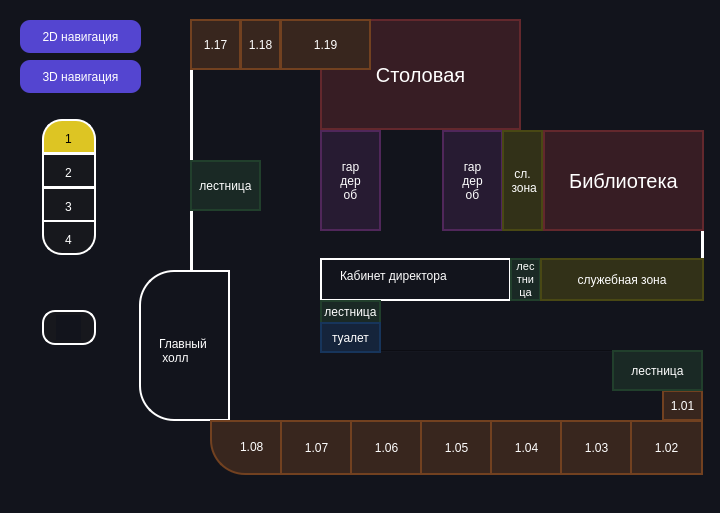
<?xml version="1.0" encoding="UTF-8"?>
<ui version="4.0">
 <class>Form</class>
 <widget class="QWidget" name="Form">
  <property name="geometry">
   <rect>
    <x>0</x>
    <y>0</y>
    <width>720</width>
    <height>513</height>
   </rect>
  </property>
  <property name="windowTitle">
   <string>Form</string>
  </property>
  <widget class="QWidget" name="widget" native="true">
   <property name="geometry">
    <rect>
     <x>0</x>
     <y>0</y>
     <width>721</width>
     <height>521</height>
    </rect>
   </property>
   <property name="styleSheet">
    <string notr="true">QWidget {
background-color: #12141C;
}</string>
   </property>
   <widget class="QPushButton" name="pushButton">
    <property name="geometry">
     <rect>
      <x>20</x>
      <y>20</y>
      <width>121</width>
      <height>33</height>
     </rect>
    </property>
    <property name="styleSheet">
     <string notr="true">QPushButton {
background-color: #5445D0;
color: white;
border-radius: 10px;
text-align: center;
}</string>
    </property>
    <property name="text">
     <string>2D навигация</string>
    </property>
   </widget>
   <widget class="QPushButton" name="pushButton_2">
    <property name="geometry">
     <rect>
      <x>20</x>
      <y>60</y>
      <width>121</width>
      <height>33</height>
     </rect>
    </property>
    <property name="styleSheet">
     <string notr="true">QPushButton {
background-color: #5445D0;
color: white;
border-radius: 10px;
text-align: center;
}</string>
    </property>
    <property name="text">
     <string>3D навигация</string>
    </property>
   </widget>
   <widget class="QWidget" name="widget_3" native="true">
    <property name="geometry">
     <rect>
      <x>42</x>
      <y>220</y>
      <width>54</width>
      <height>35</height>
     </rect>
    </property>
    <property name="styleSheet">
     <string notr="true">QWidget {
border: 2px solid white;
background-color: #17181D;
border-bottom-right-radius: 20px;
border-bottom-left-radius: 20px;
}</string>
    </property>
    <widget class="QLabel" name="label_2">
     <property name="geometry">
      <rect>
       <x>23</x>
       <y>10</y>
       <width>20</width>
       <height>19</height>
      </rect>
     </property>
     <property name="styleSheet">
      <string notr="true">QLabel {
color: white;
border: none;
}</string>
     </property>
     <property name="text">
      <string>4</string>
     </property>
    </widget>
   </widget>
   <widget class="QWidget" name="widget_5" native="true">
    <property name="geometry">
     <rect>
      <x>42</x>
      <y>187</y>
      <width>54</width>
      <height>35</height>
     </rect>
    </property>
    <property name="styleSheet">
     <string notr="true">QWidget {
border: 2px solid white;
background-color: #17181D;
}</string>
    </property>
    <widget class="QLabel" name="label_3">
     <property name="geometry">
      <rect>
       <x>23</x>
       <y>10</y>
       <width>20</width>
       <height>19</height>
      </rect>
     </property>
     <property name="styleSheet">
      <string notr="true">QLabel {
color: white;
border: none;
}</string>
     </property>
     <property name="text">
      <string>3</string>
     </property>
    </widget>
   </widget>
   <widget class="QWidget" name="widget_4" native="true">
    <property name="geometry">
     <rect>
      <x>42</x>
      <y>153</y>
      <width>54</width>
      <height>35</height>
     </rect>
    </property>
    <property name="styleSheet">
     <string notr="true">QWidget {
border: 2px solid white;
background-color: #17181D;
}</string>
    </property>
    <widget class="QLabel" name="label">
     <property name="geometry">
      <rect>
       <x>23</x>
       <y>10</y>
       <width>20</width>
       <height>19</height>
      </rect>
     </property>
     <property name="styleSheet">
      <string notr="true">QLabel {
color: white;
border: none;
}</string>
     </property>
     <property name="text">
      <string>2</string>
     </property>
    </widget>
   </widget>
   <widget class="QWidget" name="widget_6" native="true">
    <property name="geometry">
     <rect>
      <x>42</x>
      <y>119</y>
      <width>54</width>
      <height>35</height>
     </rect>
    </property>
    <property name="styleSheet">
     <string notr="true">QWidget {
border: 2px solid white;
background-color: #DDC523;
border-top-right-radius: 20px;
border-top-left-radius: 20px;
}</string>
    </property>
    <widget class="QLabel" name="label_4">
     <property name="geometry">
      <rect>
       <x>23</x>
       <y>10</y>
       <width>20</width>
       <height>19</height>
      </rect>
     </property>
     <property name="font">
      <font>
       <italic>false</italic>
       <underline>false</underline>
       <strikeout>false</strikeout>
       <kerning>true</kerning>
      </font>
     </property>
     <property name="styleSheet">
      <string notr="true">QLabel {
border: 0px solid balck;
text-align: center;
}</string>
     </property>
     <property name="text">
      <string>1</string>
     </property>
     <property name="textFormat">
      <enum>Qt::AutoText</enum>
     </property>
    </widget>
   </widget>
   <widget class="QWidget" name="widget_7" native="true">
    <property name="geometry">
     <rect>
      <x>42</x>
      <y>310</y>
      <width>54</width>
      <height>35</height>
     </rect>
    </property>
    <property name="styleSheet">
     <string notr="true">QWidget {
border: 2px solid white;
background-color: #17181D;
border-radius: 13px;
}</string>
    </property>
   </widget>
   <widget class="QLabel" name="label_5">
    <property name="geometry">
     <rect>
      <x>56</x>
      <y>315</y>
      <width>25</width>
      <height>25</height>
     </rect>
    </property>
    <property name="styleSheet">
     <string notr="true">QLabel {
border: none;
}</string>
    </property>
    <property name="text">
     <string/>
    </property>
    <property name="pixmap">
     <pixmap resource="qrc/map_style.qrc">:/photo/photo/icons8-поиск-500.png</pixmap>
    </property>
    <property name="scaledContents">
     <bool>true</bool>
    </property>
   </widget>
   <widget class="QLabel" name="label_6">
    <property name="geometry">
     <rect>
      <x>20</x>
      <y>440</y>
      <width>118</width>
      <height>50</height>
     </rect>
    </property>
    <property name="text">
     <string/>
    </property>
    <property name="pixmap">
     <pixmap resource="qrc/map_style.qrc">:/photo/photo/белый.png</pixmap>
    </property>
    <property name="scaledContents">
     <bool>true</bool>
    </property>
   </widget>
   <widget class="QWidget" name="main_holl" native="true">
    <property name="geometry">
     <rect>
      <x>139</x>
      <y>270</y>
      <width>91</width>
      <height>151</height>
     </rect>
    </property>
    <property name="styleSheet">
     <string notr="true">QWidget {
border: 2px solid white;
border-bottom-left-radius: 35px;
border-top-left-radius: 35px;
}</string>
    </property>
    <widget class="QLabel" name="label_25">
     <property name="geometry">
      <rect>
       <x>20</x>
       <y>50</y>
       <width>61</width>
       <height>61</height>
      </rect>
     </property>
     <property name="styleSheet">
      <string notr="true">color: white;
border: none;
text-align: center;
align-items: center;</string>
     </property>
     <property name="text">
      <string>Главный
 холл</string>
     </property>
    </widget>
   </widget>
   <widget class="QWidget" name="main_holl_2" native="true">
    <property name="geometry">
     <rect>
      <x>210</x>
      <y>420</y>
      <width>73</width>
      <height>55</height>
     </rect>
    </property>
    <property name="styleSheet">
     <string notr="true">QWidget {
border: 2px solid #724120;
background-color: #38261E;
color: #B0B0C6;
border-bottom-left-radius: 35px
}

QWidget:hover {
background-color: #5A361E;
border: 2px solid #37A4520;
}</string>
    </property>
    <widget class="QLabel" name="label_22">
     <property name="geometry">
      <rect>
       <x>30</x>
       <y>17</y>
       <width>31</width>
       <height>20</height>
      </rect>
     </property>
     <property name="styleSheet">
      <string notr="true">QLabel {
	color: white;
	border: none;
	background: transparent;
}</string>
     </property>
     <property name="text">
      <string>1.08</string>
     </property>
    </widget>
   </widget>
   <widget class="QWidget" name="widget_20" native="true">
    <property name="geometry">
     <rect>
      <x>320</x>
      <y>258</y>
      <width>191</width>
      <height>43</height>
     </rect>
    </property>
    <property name="styleSheet">
     <string notr="true">QWidget {
border: 2px solid white;
}
</string>
    </property>
    <widget class="QLabel" name="label_7">
     <property name="geometry">
      <rect>
       <x>20</x>
       <y>10</y>
       <width>141</width>
       <height>16</height>
      </rect>
     </property>
     <property name="styleSheet">
      <string notr="true">color: white;
border: none;</string>
     </property>
     <property name="text">
      <string>Кабинет директора</string>
     </property>
    </widget>
   </widget>
   <widget class="QWidget" name="widget_31" native="true">
    <property name="geometry">
     <rect>
      <x>190</x>
      <y>70</y>
      <width>3</width>
      <height>200</height>
     </rect>
    </property>
    <property name="styleSheet">
     <string notr="true">border: 2px solid white;</string>
    </property>
   </widget>
   <widget class="QWidget" name="widget_33" native="true">
    <property name="geometry">
     <rect>
      <x>701</x>
      <y>230</y>
      <width>3</width>
      <height>30</height>
     </rect>
    </property>
    <property name="styleSheet">
     <string notr="true">border: 2px solid white;</string>
    </property>
   </widget>
   <widget class="QPushButton" name="pushButton_3">
    <property name="geometry">
     <rect>
      <x>190</x>
      <y>19</y>
      <width>51</width>
      <height>51</height>
     </rect>
    </property>
    <property name="styleSheet">
     <string notr="true">QPushButton {
border: 2px solid #724120;
background-color: #38261E;
color: white;
}

QPushButton:hover {
background-color: #5A361E;
border: 2px solid #37A4520;
}</string>
    </property>
    <property name="text">
     <string>1.17</string>
    </property>
   </widget>
   <widget class="QPushButton" name="pushButton_4">
    <property name="geometry">
     <rect>
      <x>240</x>
      <y>19</y>
      <width>41</width>
      <height>51</height>
     </rect>
    </property>
    <property name="styleSheet">
     <string notr="true">QPushButton {
border: 2px solid #724120;
background-color: #38261E;
color: white;
}

QPushButton:hover {
background-color: #5A361E;
border: 2px solid #37A4520;
}</string>
    </property>
    <property name="text">
     <string>1.18</string>
    </property>
   </widget>
   <widget class="QPushButton" name="pushButton_5">
    <property name="geometry">
     <rect>
      <x>280</x>
      <y>19</y>
      <width>91</width>
      <height>51</height>
     </rect>
    </property>
    <property name="styleSheet">
     <string notr="true">QPushButton {
border: 2px solid #724120;
background-color: #38261E;
color: white;
}

QPushButton:hover {
background-color: #5A361E;
border: 2px solid #37A4520;
}</string>
    </property>
    <property name="text">
     <string>1.19</string>
    </property>
   </widget>
   <widget class="QPushButton" name="pushButton_6">
    <property name="geometry">
     <rect>
      <x>280</x>
      <y>420</y>
      <width>73</width>
      <height>55</height>
     </rect>
    </property>
    <property name="styleSheet">
     <string notr="true">QPushButton {
border: 2px solid #724120;
background-color: #38261E;
color: white;
}

QPushButton:hover {
background-color: #5A361E;
border: 2px solid #37A4520;
}</string>
    </property>
    <property name="text">
     <string>1.07</string>
    </property>
   </widget>
   <widget class="QPushButton" name="pushButton_7">
    <property name="geometry">
     <rect>
      <x>350</x>
      <y>420</y>
      <width>73</width>
      <height>55</height>
     </rect>
    </property>
    <property name="styleSheet">
     <string notr="true">QPushButton {
border: 2px solid #724120;
background-color: #38261E;
color: white;
}

QPushButton:hover {
background-color: #5A361E;
border: 2px solid #37A4520;
}</string>
    </property>
    <property name="text">
     <string>1.06</string>
    </property>
   </widget>
   <widget class="QPushButton" name="pushButton_8">
    <property name="geometry">
     <rect>
      <x>420</x>
      <y>420</y>
      <width>73</width>
      <height>55</height>
     </rect>
    </property>
    <property name="styleSheet">
     <string notr="true">QPushButton {
border: 2px solid #724120;
background-color: #38261E;
color: white;
}

QPushButton:hover {
background-color: #5A361E;
border: 2px solid #37A4520;
}</string>
    </property>
    <property name="text">
     <string>1.05</string>
    </property>
   </widget>
   <widget class="QPushButton" name="pushButton_9">
    <property name="geometry">
     <rect>
      <x>490</x>
      <y>420</y>
      <width>73</width>
      <height>55</height>
     </rect>
    </property>
    <property name="styleSheet">
     <string notr="true">QPushButton {
border: 2px solid #724120;
background-color: #38261E;
color: white;
}

QPushButton:hover {
background-color: #5A361E;
border: 2px solid #37A4520;
}</string>
    </property>
    <property name="text">
     <string>1.04</string>
    </property>
   </widget>
   <widget class="QPushButton" name="pushButton_10">
    <property name="geometry">
     <rect>
      <x>560</x>
      <y>420</y>
      <width>73</width>
      <height>55</height>
     </rect>
    </property>
    <property name="styleSheet">
     <string notr="true">QPushButton {
border: 2px solid #724120;
background-color: #38261E;
color: white;
}

QPushButton:hover {
background-color: #5A361E;
border: 2px solid #37A4520;
}</string>
    </property>
    <property name="text">
     <string>1.03</string>
    </property>
   </widget>
   <widget class="QPushButton" name="pushButton_11">
    <property name="geometry">
     <rect>
      <x>630</x>
      <y>420</y>
      <width>73</width>
      <height>55</height>
     </rect>
    </property>
    <property name="styleSheet">
     <string notr="true">QPushButton {
border: 2px solid #724120;
background-color: #38261E;
color: white;
}

QPushButton:hover {
background-color: #5A361E;
border: 2px solid #37A4520;
}</string>
    </property>
    <property name="text">
     <string>1.02</string>
    </property>
   </widget>
   <widget class="QPushButton" name="pushButton_12">
    <property name="geometry">
     <rect>
      <x>662</x>
      <y>390</y>
      <width>41</width>
      <height>31</height>
     </rect>
    </property>
    <property name="styleSheet">
     <string notr="true">QPushButton {
border: 2px solid #724120;
background-color: #38261E;
color: white;
}

QPushButton:hover {
background-color: #5A361E;
border: 2px solid #37A4520;
}</string>
    </property>
    <property name="text">
     <string>1.01</string>
    </property>
   </widget>
   <widget class="QPushButton" name="pushButton_13">
    <property name="geometry">
     <rect>
      <x>612</x>
      <y>350</y>
      <width>91</width>
      <height>41</height>
     </rect>
    </property>
    <property name="styleSheet">
     <string notr="true">QPushButton {
background-color: #1A2925;
border: 2px solid #213F2C;
color: white;
}

QPushButton:hover {
background-color: #1F3C2B;
border: 2px solid #27301F;
}</string>
    </property>
    <property name="text">
     <string>лестница</string>
    </property>
   </widget>
   <widget class="QPushButton" name="pushButton_14">
    <property name="geometry">
     <rect>
      <x>190</x>
      <y>160</y>
      <width>71</width>
      <height>51</height>
     </rect>
    </property>
    <property name="styleSheet">
     <string notr="true">QPushButton {
background-color: #1A2925;
border: 2px solid #213F2C;
color: white;
}

QPushButton:hover {
background-color: #1F3C2B;
border: 2px solid #27301F;
}</string>
    </property>
    <property name="text">
     <string>лестница</string>
    </property>
   </widget>
   <widget class="QPushButton" name="pushButton_15">
    <property name="geometry">
     <rect>
      <x>320</x>
      <y>300</y>
      <width>61</width>
      <height>24</height>
     </rect>
    </property>
    <property name="styleSheet">
     <string notr="true">QPushButton {
background-color: #1A2925;
border: 2px solid #213F2C;
color: white;
font-size: 12px;
}

QPushButton:hover {
background-color: #1F3C2B;
border: 2px solid #27301F;
}</string>
    </property>
    <property name="text">
     <string>лестница</string>
    </property>
   </widget>
   <widget class="Line" name="line">
    <property name="geometry">
     <rect>
      <x>370</x>
      <y>350</y>
      <width>250</width>
      <height>3</height>
     </rect>
    </property>
    <property name="styleSheet">
     <string notr="true">Line {
background-color: white;
}</string>
    </property>
    <property name="orientation">
     <enum>Qt::Horizontal</enum>
    </property>
   </widget>
   <widget class="QPushButton" name="pushButton_16">
    <property name="geometry">
     <rect>
      <x>510</x>
      <y>258</y>
      <width>31</width>
      <height>43</height>
     </rect>
    </property>
    <property name="styleSheet">
     <string notr="true">QPushButton {
background-color: #1A2925;
border: 2px solid #213F2C;
color: white;
font-size: 11px;
}

QPushButton:hover {
background-color: #1F3C2B;
border: 2px solid #27301F;
}</string>
    </property>
    <property name="text">
     <string>лес
тни
ца</string>
    </property>
   </widget>
   <widget class="QPushButton" name="pushButton_17">
    <property name="geometry">
     <rect>
      <x>320</x>
      <y>130</y>
      <width>61</width>
      <height>101</height>
     </rect>
    </property>
    <property name="styleSheet">
     <string notr="true">QPushButton {
background-color: #271B32;
border: 2px solid #50275A;
color: white;
}

QPushButton:hover {
background-color: #472452;
border: 2px solid #753280;
}</string>
    </property>
    <property name="text">
     <string>гар
дер
об</string>
    </property>
   </widget>
   <widget class="QPushButton" name="pushButton_18">
    <property name="geometry">
     <rect>
      <x>442</x>
      <y>130</y>
      <width>61</width>
      <height>101</height>
     </rect>
    </property>
    <property name="styleSheet">
     <string notr="true">QPushButton {
background-color: #271B32;
border: 2px solid #50275A;
color: white;
}

QPushButton:hover {
background-color: #472452;
border: 2px solid #753280;
}</string>
    </property>
    <property name="text">
     <string>гар
дер
об</string>
    </property>
   </widget>
   <widget class="QPushButton" name="pushButton_19">
    <property name="geometry">
     <rect>
      <x>320</x>
      <y>322</y>
      <width>61</width>
      <height>31</height>
     </rect>
    </property>
    <property name="styleSheet">
     <string notr="true">QPushButton {
background-color: #15243B;
border: 2px solid #17355B;
color: white;
}

QPushButton:hover {
background-color: #16355C;
border: 2px solid #217CE0;
}</string>
    </property>
    <property name="text">
     <string>туалет</string>
    </property>
   </widget>
   <widget class="QPushButton" name="pushButton_20">
    <property name="geometry">
     <rect>
      <x>540</x>
      <y>258</y>
      <width>164</width>
      <height>43</height>
     </rect>
    </property>
    <property name="styleSheet">
     <string notr="true">QPushButton {
background-color: #323118;
border: 2px solid #494814;
color: white;
}

QPushButton:hover {
background-color: #524F12;
border: 2px solid #89830A;
}</string>
    </property>
    <property name="text">
     <string>служебная зона</string>
    </property>
   </widget>
   <widget class="QPushButton" name="pushButton_21">
    <property name="geometry">
     <rect>
      <x>502</x>
      <y>130</y>
      <width>41</width>
      <height>101</height>
     </rect>
    </property>
    <property name="styleSheet">
     <string notr="true">QPushButton {
background-color: #323118;
border: 2px solid #494814;
color: white;
}

QPushButton:hover {
background-color: #524F12;
border: 2px solid #89830A;
}</string>
    </property>
    <property name="text">
     <string>сл.
 зона</string>
    </property>
   </widget>
   <widget class="QPushButton" name="pushButton_22">
    <property name="geometry">
     <rect>
      <x>320</x>
      <y>19</y>
      <width>201</width>
      <height>111</height>
     </rect>
    </property>
    <property name="styleSheet">
     <string notr="true">QPushButton {
background-color: #371D24;
border: 2px solid #63282D;
color: white;
font-size: 20px;
}

QPushButton:hover {
background-color: #582328;
border: 2px solid #812E32;
}</string>
    </property>
    <property name="text">
     <string>Столовая</string>
    </property>
   </widget>
   <widget class="QPushButton" name="pushButton_23">
    <property name="geometry">
     <rect>
      <x>543</x>
      <y>130</y>
      <width>161</width>
      <height>101</height>
     </rect>
    </property>
    <property name="styleSheet">
     <string notr="true">QPushButton {
background-color: #371D24;
border: 2px solid #63282D;
color: white;
font-size: 20px;
}

QPushButton:hover {
background-color: #582328;
border: 2px solid #812E32;
}</string>
    </property>
    <property name="text">
     <string>Библиотека</string>
    </property>
   </widget>
   <zorder>pushButton_22</zorder>
   <zorder>line</zorder>
   <zorder>pushButton</zorder>
   <zorder>pushButton_2</zorder>
   <zorder>widget_3</zorder>
   <zorder>widget_5</zorder>
   <zorder>widget_4</zorder>
   <zorder>widget_6</zorder>
   <zorder>widget_7</zorder>
   <zorder>label_5</zorder>
   <zorder>label_6</zorder>
   <zorder>main_holl</zorder>
   <zorder>main_holl_2</zorder>
   <zorder>widget_20</zorder>
   <zorder>widget_31</zorder>
   <zorder>widget_33</zorder>
   <zorder>pushButton_3</zorder>
   <zorder>pushButton_4</zorder>
   <zorder>pushButton_5</zorder>
   <zorder>pushButton_6</zorder>
   <zorder>pushButton_7</zorder>
   <zorder>pushButton_8</zorder>
   <zorder>pushButton_9</zorder>
   <zorder>pushButton_10</zorder>
   <zorder>pushButton_11</zorder>
   <zorder>pushButton_12</zorder>
   <zorder>pushButton_13</zorder>
   <zorder>pushButton_14</zorder>
   <zorder>pushButton_15</zorder>
   <zorder>pushButton_16</zorder>
   <zorder>pushButton_17</zorder>
   <zorder>pushButton_18</zorder>
   <zorder>pushButton_19</zorder>
   <zorder>pushButton_20</zorder>
   <zorder>pushButton_21</zorder>
   <zorder>pushButton_23</zorder>
  </widget>
 </widget>
 <resources>
  <include location="qrc/map_style.qrc"/>
 </resources>
 <connections/>
</ui>
